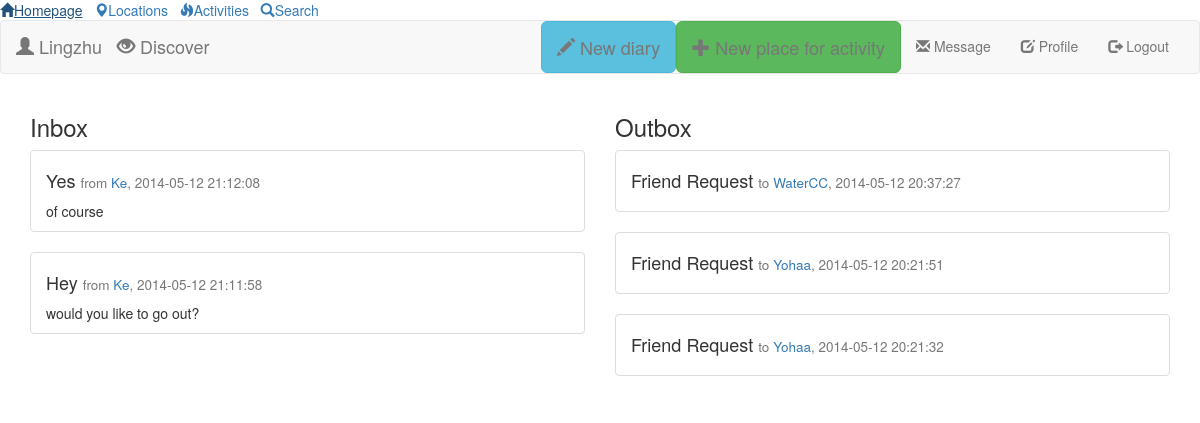
The app's page /message.php (signed in) with its own data.
### tables this page shows
CREATE TABLE IF NOT EXISTS `message` (
  `messageid` int(11) NOT NULL AUTO_INCREMENT,
  `title` varchar(140) DEFAULT NULL,
  `content` text,
  `posttime` timestamp NULL DEFAULT CURRENT_TIMESTAMP ON UPDATE CURRENT_TIMESTAMP,
  `senderid` int(11) DEFAULT NULL,
  `receiverid` int(11) DEFAULT NULL,
  PRIMARY KEY (`messageid`),
  KEY `senderid` (`senderid`),
  KEY `receiverid` (`receiverid`)
);

CREATE TABLE IF NOT EXISTS `user` (
  `userid` int(11) NOT NULL AUTO_INCREMENT,
  `username` varchar(40) DEFAULT NULL,
  `password` varchar(40) DEFAULT NULL,
  `lastaccess` timestamp NOT NULL DEFAULT CURRENT_TIMESTAMP ON UPDATE CURRENT_TIMESTAMP,
  PRIMARY KEY (`userid`)
);

### message.php (the view, shortened to what this page needs)
<!DOCTYPE HTML>
<html>
<head>
<link rel="stylesheet" href="http://netdna.bootstrapcdn.com/bootstrap/3.1.1/css/bootstrap.min.css">
<?php
    require_once 'header.php';
	$userid = $_SESSION['userid'];
	$send_message_list=mysqli_query($con,"select * from message where senderid='$userid' order by posttime desc");
	$receive_message_list=mysqli_query($con,"select * from message where receiverid='$userid' order by posttime desc");
?>
</head>
<body>
<div class="container">
<div class="row">
<?php
	if($receive_message_list){
?>
    <div class="col-sm-6 col-md-6 col-lg-6">
    <h3>Inbox</h3>
<?php
	while($receive_message=$receive_message_list->fetch_assoc()){
	    $sender=$receive_message['senderid'];
		$result=mysqli_query($con,"select * from user where userid='$sender'");
		$row=$result->fetch_assoc();
		$sendername=$row['username'];
		$content=$receive_message['content'];
?>
<form method="POST" action="" enctype="multipart/form-data">
	    <div class="list-group">
            <div class="list-group-item">
                <h4><?=$receive_message['title']?> <small>from <a href="/page/<?=$sender?>"><?=$sendername?></a>, <?=$receive_message['posttime']?></small></h4>
                <div>
                    <?=$content?>
                </div>
            </div>
        </div>
</form>
<?php
	}
?>
    </div>
<?php
    }
?>
<?php
	if($send_message_list){
?>
    <div class="col-sm-6 col-md-6 col-lg-6">
    <h3>Outbox</h3>
<?php
	while($send_message=$send_message_list->fetch_assoc()){
	    $receiver=$send_message['receiverid'];
		$result=mysqli_query($con,"select * from user where userid='$receiver'");
		$row=$result->fetch_assoc();
		$receivername=$row['username'];
?>
	    <div class="list-group">
            <div class="list-group-item">
                <h4><?=$send_message['title']?> <small>to <a href="/page/<?=$receiver?>"><?=$receivername?></a>, <?=$send_message['posttime']?></small></h4>
            </div>
        </div>
<?php
	}
?>
    </div>
<?php
    }
?>
</div>
</div>
</body>
</html>

### records on screen
message: title "Yes", senderid.username "Ke", posttime "2014-05-12 21:12:08", content "of course"
message: title "Hey", senderid.username "Ke", posttime "2014-05-12 21:11:58", content "would you like to go out?"
message: title "Friend Request", receiverid.username "WaterCC", posttime "2014-05-12 20:37:27"
message: title "Friend Request", receiverid.username "Yohaa", posttime "2014-05-12 20:21:51"
message: title "Friend Request", receiverid.username "Yohaa", posttime "2014-05-12 20:21:32"

### other values on screen
$_SESSION['username'] "Lingzhu"
